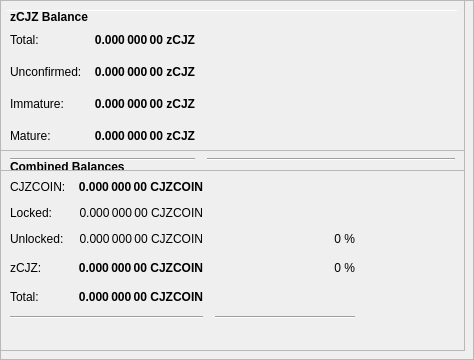
        <widget class="QFrame" name="frameObfuscation">
         <property name="minimumSize">
          <size>
           <width>0</width>
           <height>350</height>
          </size>
         </property>
         <property name="layoutDirection">
          <enum>Qt::LeftToRight</enum>
         </property>
         <property name="frameShape">
          <enum>QFrame::StyledPanel</enum>
         </property>
         <property name="frameShadow">
          <enum>QFrame::Raised</enum>
         </property>
         <widget class="QPushButton" name="runAutoDenom">
          <property name="geometry">
           <rect>
            <x>251</x>
            <y>17</y>
            <width>1</width>
            <height>1</height>
           </rect>
          </property>
          <property name="palette">
           <palette>
            <active>
             <colorrole role="WindowText">
              <brush brushstyle="SolidPattern">
               <color alpha="255">
                <red>0</red>
                <green>0</green>
                <blue>0</blue>
               </color>
              </brush>
             </colorrole>
             <colorrole role="Button">
              <brush brushstyle="SolidPattern">
               <color alpha="255">
                <red>239</red>
                <green>238</green>
                <blue>238</blue>
               </color>
              </brush>
             </colorrole>
             <colorrole role="Light">
              <brush brushstyle="SolidPattern">
               <color alpha="255">
                <red>255</red>
                <green>255</green>
                <blue>255</blue>
               </color>
              </brush>
             </colorrole>
             <colorrole role="Midlight">
              <brush brushstyle="SolidPattern">
               <color alpha="255">
                <red>247</red>
                <green>246</green>
                <blue>246</blue>
               </color>
              </brush>
             </colorrole>
             <colorrole role="Dark">
              <brush brushstyle="SolidPattern">
               <color alpha="255">
                <red>119</red>
                <green>119</green>
                <blue>119</blue>
               </color>
              </brush>
             </colorrole>
             <colorrole role="Mid">
              <brush brushstyle="SolidPattern">
               <color alpha="255">
                <red>159</red>
                <green>159</green>
                <blue>159</blue>
               </color>
              </brush>
             </colorrole>
             <colorrole role="Text">
              <brush brushstyle="SolidPattern">
               <color alpha="255">
                <red>0</red>
                <green>0</green>
                <blue>0</blue>
               </color>
              </brush>
             </colorrole>
             <colorrole role="BrightText">
              <brush brushstyle="SolidPattern">
               <color alpha="255">
                <red>255</red>
                <green>255</green>
                <blue>255</blue>
               </color>
              </brush>
             </colorrole>
             <colorrole role="ButtonText">
              <brush brushstyle="SolidPattern">
               <color alpha="255">
                <red>0</red>
                <green>0</green>
                <blue>0</blue>
               </color>
              </brush>
             </colorrole>
             <colorrole role="Base">
              <brush brushstyle="SolidPattern">
               <color alpha="255">
                <red>255</red>
                <green>255</green>
                <blue>255</blue>
               </color>
              </brush>
             </colorrole>
             <colorrole role="Window">
              <brush brushstyle="SolidPattern">
               <color alpha="255">
                <red>239</red>
                <green>238</green>
                <blue>238</blue>
               </color>
              </brush>
             </colorrole>
             <colorrole role="Shadow">
              <brush brushstyle="SolidPattern">
               <color alpha="255">
                <red>0</red>
                <green>0</green>
                <blue>0</blue>
               </color>
              </brush>
             </colorrole>
             <colorrole role="AlternateBase">
              <brush brushstyle="SolidPattern">
               <color alpha="255">
                <red>247</red>
                <green>246</green>
                <blue>246</blue>
               </color>
              </brush>
             </colorrole>
             <colorrole role="ToolTipBase">
              <brush brushstyle="SolidPattern">
               <color alpha="255">
                <red>255</red>
                <green>255</green>
                <blue>220</blue>
               </color>
              </brush>
             </colorrole>
             <colorrole role="ToolTipText">
              <brush brushstyle="SolidPattern">
               <color alpha="255">
                <red>0</red>
                <green>0</green>
                <blue>0</blue>
               </color>
              </brush>
             </colorrole>
            </active>
            <inactive>
             <colorrole role="WindowText">
              <brush brushstyle="SolidPattern">
               <color alpha="255">
                <red>0</red>
                <green>0</green>
                <blue>0</blue>
               </color>
              </brush>
             </colorrole>
             <colorrole role="Button">
              <brush brushstyle="SolidPattern">
               <color alpha="255">
                <red>239</red>
                <green>238</green>
                <blue>238</blue>
               </color>
              </brush>
             </colorrole>
             <colorrole role="Light">
              <brush brushstyle="SolidPattern">
               <color alpha="255">
                <red>255</red>
                <green>255</green>
                <blue>255</blue>
               </color>
              </brush>
             </colorrole>
             <colorrole role="Midlight">
              <brush brushstyle="SolidPattern">
               <color alpha="255">
                <red>247</red>
                <green>246</green>
                <blue>246</blue>
               </color>
              </brush>
             </colorrole>
             <colorrole role="Dark">
              <brush brushstyle="SolidPattern">
               <color alpha="255">
                <red>119</red>
                <green>119</green>
                <blue>119</blue>
               </color>
              </brush>
             </colorrole>
             <colorrole role="Mid">
              <brush brushstyle="SolidPattern">
               <color alpha="255">
                <red>159</red>
                <green>159</green>
                <blue>159</blue>
               </color>
              </brush>
             </colorrole>
             <colorrole role="Text">
              <brush brushstyle="SolidPattern">
               <color alpha="255">
                <red>0</red>
                <green>0</green>
                <blue>0</blue>
               </color>
              </brush>
             </colorrole>
             <colorrole role="BrightText">
              <brush brushstyle="SolidPattern">
               <color alpha="255">
                <red>255</red>
                <green>255</green>
                <blue>255</blue>
               </color>
              </brush>
             </colorrole>
             <colorrole role="ButtonText">
              <brush brushstyle="SolidPattern">
               <color alpha="255">
                <red>0</red>
                <green>0</green>
                <blue>0</blue>
               </color>
              </brush>
             </colorrole>
             <colorrole role="Base">
              <brush brushstyle="SolidPattern">
               <color alpha="255">
                <red>255</red>
                <green>255</green>
                <blue>255</blue>
               </color>
              </brush>
             </colorrole>
             <colorrole role="Window">
              <brush brushstyle="SolidPattern">
               <color alpha="255">
                <red>239</red>
                <green>238</green>
                <blue>238</blue>
               </color>
              </brush>
             </colorrole>
             <colorrole role="Shadow">
              <brush brushstyle="SolidPattern">
               <color alpha="255">
                <red>0</red>
                <green>0</green>
                <blue>0</blue>
               </color>
              </brush>
             </colorrole>
             <colorrole role="AlternateBase">
              <brush brushstyle="SolidPattern">
               <color alpha="255">
                <red>247</red>
                <green>246</green>
                <blue>246</blue>
               </color>
              </brush>
             </colorrole>
             <colorrole role="ToolTipBase">
              <brush brushstyle="SolidPattern">
               <color alpha="255">
                <red>255</red>
                <green>255</green>
                <blue>220</blue>
               </color>
              </brush>
             </colorrole>
             <colorrole role="ToolTipText">
              <brush brushstyle="SolidPattern">
               <color alpha="255">
                <red>0</red>
                <green>0</green>
                <blue>0</blue>
               </color>
              </brush>
             </colorrole>
            </inactive>
            <disabled>
             <colorrole role="WindowText">
              <brush brushstyle="SolidPattern">
               <color alpha="255">
                <red>119</red>
                <green>119</green>
                <blue>119</blue>
               </color>
              </brush>
             </colorrole>
             <colorrole role="Button">
              <brush brushstyle="SolidPattern">
               <color alpha="255">
                <red>239</red>
                <green>238</green>
                <blue>238</blue>
               </color>
              </brush>
             </colorrole>
             <colorrole role="Light">
              <brush brushstyle="SolidPattern">
               <color alpha="255">
                <red>255</red>
                <green>255</green>
                <blue>255</blue>
               </color>
              </brush>
             </colorrole>
             <colorrole role="Midlight">
              <brush brushstyle="SolidPattern">
               <color alpha="255">
                <red>247</red>
                <green>246</green>
                <blue>246</blue>
               </color>
              </brush>
             </colorrole>
             <colorrole role="Dark">
              <brush brushstyle="SolidPattern">
               <color alpha="255">
                <red>119</red>
                <green>119</green>
                <blue>119</blue>
               </color>
              </brush>
             </colorrole>
             <colorrole role="Mid">
              <brush brushstyle="SolidPattern">
               <color alpha="255">
                <red>159</red>
                <green>159</green>
                <blue>159</blue>
               </color>
              </brush>
             </colorrole>
             <colorrole role="Text">
              <brush brushstyle="SolidPattern">
               <color alpha="255">
                <red>119</red>
                <green>119</green>
                <blue>119</blue>
               </color>
              </brush>
             </colorrole>
             <colorrole role="BrightText">
              <brush brushstyle="SolidPattern">
               <color alpha="255">
                <red>255</red>
                <green>255</green>
                <blue>255</blue>
               </color>
              </brush>
             </colorrole>
             <colorrole role="ButtonText">
              <brush brushstyle="SolidPattern">
               <color alpha="255">
                <red>119</red>
                <green>119</green>
                <blue>119</blue>
               </color>
              </brush>
             </colorrole>
             <colorrole role="Base">
              <brush brushstyle="SolidPattern">
               <color alpha="255">
                <red>239</red>
                <green>238</green>
                <blue>238</blue>
               </color>
              </brush>
             </colorrole>
             <colorrole role="Window">
              <brush brushstyle="SolidPattern">
               <color alpha="255">
                <red>239</red>
                <green>238</green>
                <blue>238</blue>
               </color>
              </brush>
             </colorrole>
             <colorrole role="Shadow">
              <brush brushstyle="SolidPattern">
               <color alpha="255">
                <red>0</red>
                <green>0</green>
                <blue>0</blue>
               </color>
              </brush>
             </colorrole>
             <colorrole role="AlternateBase">
              <brush brushstyle="SolidPattern">
               <color alpha="255">
                <red>239</red>
                <green>238</green>
                <blue>238</blue>
               </color>
              </brush>
             </colorrole>
             <colorrole role="ToolTipBase">
              <brush brushstyle="SolidPattern">
               <color alpha="255">
                <red>255</red>
                <green>255</green>
                <blue>220</blue>
               </color>
              </brush>
             </colorrole>
             <colorrole role="ToolTipText">
              <brush brushstyle="SolidPattern">
               <color alpha="255">
                <red>0</red>
                <green>0</green>
                <blue>0</blue>
               </color>
              </brush>
             </colorrole>
            </disabled>
           </palette>
          </property>
          <property name="focusPolicy">
           <enum>Qt::NoFocus</enum>
          </property>
          <property name="autoFillBackground">
           <bool>true</bool>
          </property>
          <property name="text">
           <string/>
          </property>
          <property name="flat">
           <bool>true</bool>
          </property>
         </widget>
         <widget class="Line" name="line">
          <property name="geometry">
           <rect>
            <x>7</x>
            <y>10</y>
            <width>451</width>
            <height>1</height>
           </rect>
          </property>
          <property name="orientation">
           <enum>Qt::Horizontal</enum>
          </property>
         </widget>
         <widget class="QFrame" name="frame_3">
          <property name="geometry">
           <rect>
            <x>0</x>
            <y>150</y>
            <width>465</width>
            <height>201</height>
           </rect>
          </property>
          <property name="frameShape">
           <enum>QFrame::StyledPanel</enum>
          </property>
          <property name="frameShadow">
           <enum>QFrame::Raised</enum>
          </property>
          <layout class="QVBoxLayout" name="verticalLayout_5">
           <item>
            <layout class="QHBoxLayout" name="horizontalLayout_5" stretch="0">
             <item>
              <widget class="QLabel" name="label_5z">
               <property name="maximumSize">
                <size>
                 <width>16777215</width>
                 <height>20</height>
                </size>
               </property>
               <property name="font">
                <font>
                 <weight>75</weight>
                 <bold>true</bold>
                </font>
               </property>
               <property name="toolTip">
                <string>Combined Balances (including unconfirmed and immature coins)</string>
               </property>
               <property name="text">
                <string>&lt;html&gt;&lt;head/&gt;&lt;body&gt;&lt;p&gt;Combined Balances&lt;/p&gt;&lt;/body&gt;&lt;/html&gt;</string>
               </property>
              </widget>
             </item>
            </layout>
           </item>
           <item>
            <layout class="QGridLayout" name="gridLayout_3">
             <property name="spacing">
              <number>12</number>
             </property>
             <item row="7" column="0" colspan="2">
              <widget class="Line" name="lineSpendableBalance_3">
               <property name="orientation">
                <enum>Qt::Horizontal</enum>
               </property>
              </widget>
             </item>
             <item row="7" column="2">
              <widget class="Line" name="lineWatchBalance_3">
               <property name="sizePolicy">
                <sizepolicy hsizetype="Preferred" vsizetype="Fixed">
                 <horstretch>0</horstretch>
                 <verstretch>0</verstretch>
                </sizepolicy>
               </property>
               <property name="minimumSize">
                <size>
                 <width>140</width>
                 <height>0</height>
                </size>
               </property>
               <property name="orientation">
                <enum>Qt::Horizontal</enum>
               </property>
              </widget>
             </item>
             <item row="4" column="1">
              <widget class="QLabel" name="labelzBalancez">
               <property name="font">
                <font>
                 <weight>75</weight>
                 <bold>true</bold>
                </font>
               </property>
               <property name="cursor">
                <cursorShape>IBeamCursor</cursorShape>
               </property>
               <property name="toolTip">
                <string>Total of transactions that have yet to be confirmed, and do not yet count toward the spendable balance</string>
               </property>
               <property name="text">
                <string notr="true">0.000 000 00 CJZCOIN</string>
               </property>
               <property name="alignment">
                <set>Qt::AlignRight|Qt::AlignTrailing|Qt::AlignVCenter</set>
               </property>
               <property name="textInteractionFlags">
                <set>Qt::LinksAccessibleByMouse|Qt::TextSelectableByKeyboard|Qt::TextSelectableByMouse</set>
               </property>
              </widget>
             </item>
             <item row="6" column="1">
              <widget class="QLabel" name="labelTotalz">
               <property name="font">
                <font>
                 <weight>75</weight>
                 <bold>true</bold>
                </font>
               </property>
               <property name="cursor">
                <cursorShape>IBeamCursor</cursorShape>
               </property>
               <property name="toolTip">
                <string>Total Balance, including unconfirmed and immature coins.</string>
               </property>
               <property name="text">
                <string notr="true">0.000 000 00 CJZCOIN</string>
               </property>
               <property name="alignment">
                <set>Qt::AlignRight|Qt::AlignTrailing|Qt::AlignVCenter</set>
               </property>
               <property name="textInteractionFlags">
                <set>Qt::LinksAccessibleByMouse|Qt::TextSelectableByKeyboard|Qt::TextSelectableByMouse</set>
               </property>
              </widget>
             </item>
             <item row="4" column="3">
              <spacer name="horizontalSpacer_6">
               <property name="orientation">
                <enum>Qt::Horizontal</enum>
               </property>
               <property name="sizeHint" stdset="0">
                <size>
                 <width>40</width>
                 <height>20</height>
                </size>
               </property>
              </spacer>
             </item>
             <item row="6" column="0">
              <widget class="QLabel" name="labelTotalTextz">
               <property name="text">
                <string>Total:</string>
               </property>
              </widget>
             </item>
             <item row="1" column="0">
              <widget class="QLabel" name="labelBalanceTextz">
               <property name="text">
                <string>CJZCOIN:</string>
               </property>
              </widget>
             </item>
             <item row="1" column="1">
              <widget class="QLabel" name="labelBalancez">
               <property name="font">
                <font>
                 <weight>75</weight>
                 <bold>true</bold>
                </font>
               </property>
               <property name="cursor">
                <cursorShape>IBeamCursor</cursorShape>
               </property>
               <property name="toolTip">
                <string>Your current spendable balance</string>
               </property>
               <property name="text">
                <string notr="true">0.000 000 00 CJZCOIN</string>
               </property>
               <property name="alignment">
                <set>Qt::AlignRight|Qt::AlignTrailing|Qt::AlignVCenter</set>
               </property>
               <property name="textInteractionFlags">
                <set>Qt::LinksAccessibleByMouse|Qt::TextSelectableByKeyboard|Qt::TextSelectableByMouse</set>
               </property>
              </widget>
             </item>
             <item row="4" column="0">
              <widget class="QLabel" name="labelzBalanceTextz">
               <property name="toolTip">
                <string/>
               </property>
               <property name="text">
                <string>zCJZ:</string>
               </property>
              </widget>
             </item>
             <item row="4" column="2">
              <widget class="QLabel" name="labelzCJZPercent">
               <property name="toolTip">
                <string>Current percentage of zCJZ.
If AutoMint is enabled this percentage will settle around the configured AutoMint percentage (default = 10%)</string>
               </property>
               <property name="text">
                <string>0 %</string>
               </property>
               <property name="alignment">
                <set>Qt::AlignRight|Qt::AlignTrailing|Qt::AlignVCenter</set>
               </property>
              </widget>
             </item>
             <item row="6" column="2">
              <widget class="QLabel" name="label100Percent">
               <property name="text">
                <string/>
               </property>
               <property name="alignment">
                <set>Qt::AlignRight|Qt::AlignTrailing|Qt::AlignVCenter</set>
               </property>
              </widget>
             </item>
             <item row="2" column="1">
              <widget class="QLabel" name="labelLockedBalance">
               <property name="toolTip">
                <string>Locked CJZCOIN or Masternode collaterals. These are excluded from zCJZ minting.</string>
               </property>
               <property name="text">
                <string>0.000 000 00 CJZCOIN</string>
               </property>
               <property name="alignment">
                <set>Qt::AlignRight|Qt::AlignTrailing|Qt::AlignVCenter</set>
               </property>
              </widget>
             </item>
             <item row="2" column="0">
              <widget class="QLabel" name="labelLockedBalanceText">
               <property name="toolTip">
                <string>Locked CJZCOIN or Masternode collaterals. These are excluded from zCJZ minting.</string>
               </property>
               <property name="text">
                <string>Locked:</string>
               </property>
              </widget>
             </item>
             <item row="3" column="0">
              <widget class="QLabel" name="labelUnLockedBalanceText">
               <property name="toolTip">
                <string>Unlocked CJZCOINs. These can be used for zCJZ minting.</string>
               </property>
               <property name="text">
                <string>Unlocked:</string>
               </property>
              </widget>
             </item>
             <item row="3" column="1">
              <widget class="QLabel" name="labelUnLockedBalance">
               <property name="toolTip">
                <string>Unlocked CJZCOINs. These can be used for zCJZ minting.</string>
               </property>
               <property name="text">
                <string>0.000 000 00 CJZCOIN</string>
               </property>
               <property name="alignment">
                <set>Qt::AlignRight|Qt::AlignTrailing|Qt::AlignVCenter</set>
               </property>
              </widget>
             </item>
             <item row="3" column="2">
              <widget class="QLabel" name="labelCJZCOINPercent">
               <property name="text">
                <string>0 %</string>
               </property>
               <property name="alignment">
                <set>Qt::AlignRight|Qt::AlignTrailing|Qt::AlignVCenter</set>
               </property>
              </widget>
             </item>
            </layout>
           </item>
           <item>
            <spacer name="verticalSpacer">
             <property name="orientation">
              <enum>Qt::Vertical</enum>
             </property>
             <property name="sizeHint" stdset="0">
              <size>
               <width>20</width>
               <height>40</height>
              </size>
             </property>
            </spacer>
           </item>
          </layout>
         </widget>
         <widget class="QFrame" name="frame_4">
          <property name="geometry">
           <rect>
            <x>0</x>
            <y>0</y>
            <width>465</width>
            <height>171</height>
           </rect>
          </property>
          <property name="frameShape">
           <enum>QFrame::StyledPanel</enum>
          </property>
          <property name="frameShadow">
           <enum>QFrame::Raised</enum>
          </property>
          <layout class="QVBoxLayout" name="verticalLayout_7">
           <item>
            <layout class="QHBoxLayout" name="horizontalLayout_8" stretch="0">
             <item>
              <widget class="QLabel" name="label_5z_3">
               <property name="maximumSize">
                <size>
                 <width>16777215</width>
                 <height>20</height>
                </size>
               </property>
               <property name="font">
                <font>
                 <weight>75</weight>
                 <bold>true</bold>
                </font>
               </property>
               <property name="text">
                <string>zCJZ Balance</string>
               </property>
              </widget>
             </item>
            </layout>
           </item>
           <item>
            <layout class="QGridLayout" name="gridLayout_5">
             <property name="spacing">
              <number>12</number>
             </property>
             <item row="4" column="0">
              <widget class="QLabel" name="labelzBalanceMatureText">
               <property name="toolTip">
                <string>Mature: more than 20 confirmation and more than 1 mints of the same denomination after it was minted.
These zCJZ are spendable.</string>
               </property>
               <property name="text">
                <string>Mature:</string>
               </property>
              </widget>
             </item>
             <item row="5" column="0" colspan="2">
              <widget class="Line" name="lineSpendableBalance_5">
               <property name="orientation">
                <enum>Qt::Horizontal</enum>
               </property>
              </widget>
             </item>
             <item row="1" column="1">
              <widget class="QLabel" name="labelzBalance">
               <property name="font">
                <font>
                 <weight>75</weight>
                 <bold>true</bold>
                </font>
               </property>
               <property name="cursor">
                <cursorShape>IBeamCursor</cursorShape>
               </property>
               <property name="toolTip">
                <string>All available zCJZ, unconfirmed and immature zCJZ included.</string>
               </property>
               <property name="text">
                <string notr="true">0.000 000 00 zCJZ</string>
               </property>
               <property name="alignment">
                <set>Qt::AlignRight|Qt::AlignTrailing|Qt::AlignVCenter</set>
               </property>
               <property name="textInteractionFlags">
                <set>Qt::LinksAccessibleByMouse|Qt::TextSelectableByKeyboard|Qt::TextSelectableByMouse</set>
               </property>
              </widget>
             </item>
             <item row="5" column="2">
              <widget class="Line" name="lineWatchBalance_5">
               <property name="sizePolicy">
                <sizepolicy hsizetype="Preferred" vsizetype="Fixed">
                 <horstretch>0</horstretch>
                 <verstretch>0</verstretch>
                </sizepolicy>
               </property>
               <property name="minimumSize">
                <size>
                 <width>140</width>
                 <height>0</height>
                </size>
               </property>
               <property name="orientation">
                <enum>Qt::Horizontal</enum>
               </property>
              </widget>
             </item>
             <item row="1" column="0">
              <widget class="QLabel" name="labelzBalanceText">
               <property name="toolTip">
                <string>All available zCJZ, unconfirmed and immature zCJZ included.</string>
               </property>
               <property name="text">
                <string>Total:</string>
               </property>
              </widget>
             </item>
             <item row="1" column="2">
              <spacer name="horizontalSpacer_8">
               <property name="orientation">
                <enum>Qt::Horizontal</enum>
               </property>
               <property name="sizeHint" stdset="0">
                <size>
                 <width>40</width>
                 <height>20</height>
                </size>
               </property>
              </spacer>
             </item>
             <item row="4" column="2">
              <spacer name="horizontalSpacer_4">
               <property name="orientation">
                <enum>Qt::Horizontal</enum>
               </property>
               <property name="sizeHint" stdset="0">
                <size>
                 <width>40</width>
                 <height>20</height>
                </size>
               </property>
              </spacer>
             </item>
             <item row="4" column="1">
              <widget class="QLabel" name="labelzBalanceMature">
               <property name="font">
                <font>
                 <weight>75</weight>
                 <bold>true</bold>
                </font>
               </property>
               <property name="toolTip">
                <string>Mature: more than 20 confirmation and more than 1 mints of the same denomination after it was minted.
These zCJZ are spendable.</string>
               </property>
               <property name="text">
                <string>0.000 000 00 zCJZ</string>
               </property>
               <property name="alignment">
                <set>Qt::AlignRight|Qt::AlignTrailing|Qt::AlignVCenter</set>
               </property>
              </widget>
             </item>
             <item row="2" column="0">
              <widget class="QLabel" name="labelzBalanceUnconfirmedText">
               <property name="toolTip">
                <string>Unconfirmed: less than 20 confirmations
Immature: confirmed, but less than 1 mints of the same denomination after it was minted</string>
               </property>
               <property name="text">
                <string>Unconfirmed:</string>
               </property>
              </widget>
             </item>
             <item row="2" column="1">
              <widget class="QLabel" name="labelzBalanceUnconfirmed">
               <property name="font">
                <font>
                 <weight>75</weight>
                 <bold>true</bold>
                </font>
               </property>
               <property name="toolTip">
                <string>Unconfirmed: less than 20 confirmations
Immature: confirmed, but less than 1 mints of the same denomination after it was minted</string>
               </property>
               <property name="text">
                <string>0.000 000 00 zCJZ</string>
               </property>
               <property name="alignment">
                <set>Qt::AlignRight|Qt::AlignTrailing|Qt::AlignVCenter</set>
               </property>
              </widget>
             </item>
             <item row="2" column="2">
              <spacer name="horizontalSpacer_5">
               <property name="orientation">
                <enum>Qt::Horizontal</enum>
               </property>
               <property name="sizeHint" stdset="0">
                <size>
                 <width>40</width>
                 <height>20</height>
                </size>
               </property>
              </spacer>
             </item>
             <item row="3" column="0">
              <widget class="QLabel" name="labelzBalanceImmatureText">
               <property name="toolTip">
                <string>Unconfirmed: less than 20 confirmations
Immature: confirmed, but less than 1 mints of the same denomination after it was minted</string>
               </property>
               <property name="text">
                <string>Immature:</string>
               </property>
              </widget>
             </item>
             <item row="3" column="1">
              <widget class="QLabel" name="labelzBalanceImmature">
               <property name="font">
                <font>
                 <weight>75</weight>
                 <bold>true</bold>
                </font>
               </property>
               <property name="toolTip">
                <string>Unconfirmed: less than 20 confirmations
Immature: confirmed, but less than 1 mints of the same denomination after it was minted</string>
               </property>
               <property name="text">
                <string>0.000 000 00 zCJZ</string>
               </property>
               <property name="alignment">
                <set>Qt::AlignRight|Qt::AlignTrailing|Qt::AlignVCenter</set>
               </property>
              </widget>
             </item>
             <item row="3" column="2">
              <spacer name="horizontalSpacer_7">
               <property name="orientation">
                <enum>Qt::Horizontal</enum>
               </property>
               <property name="sizeHint" stdset="0">
                <size>
                 <width>40</width>
                 <height>20</height>
                </size>
               </property>
              </spacer>
             </item>
            </layout>
           </item>
          </layout>
         </widget>
        </widget>
